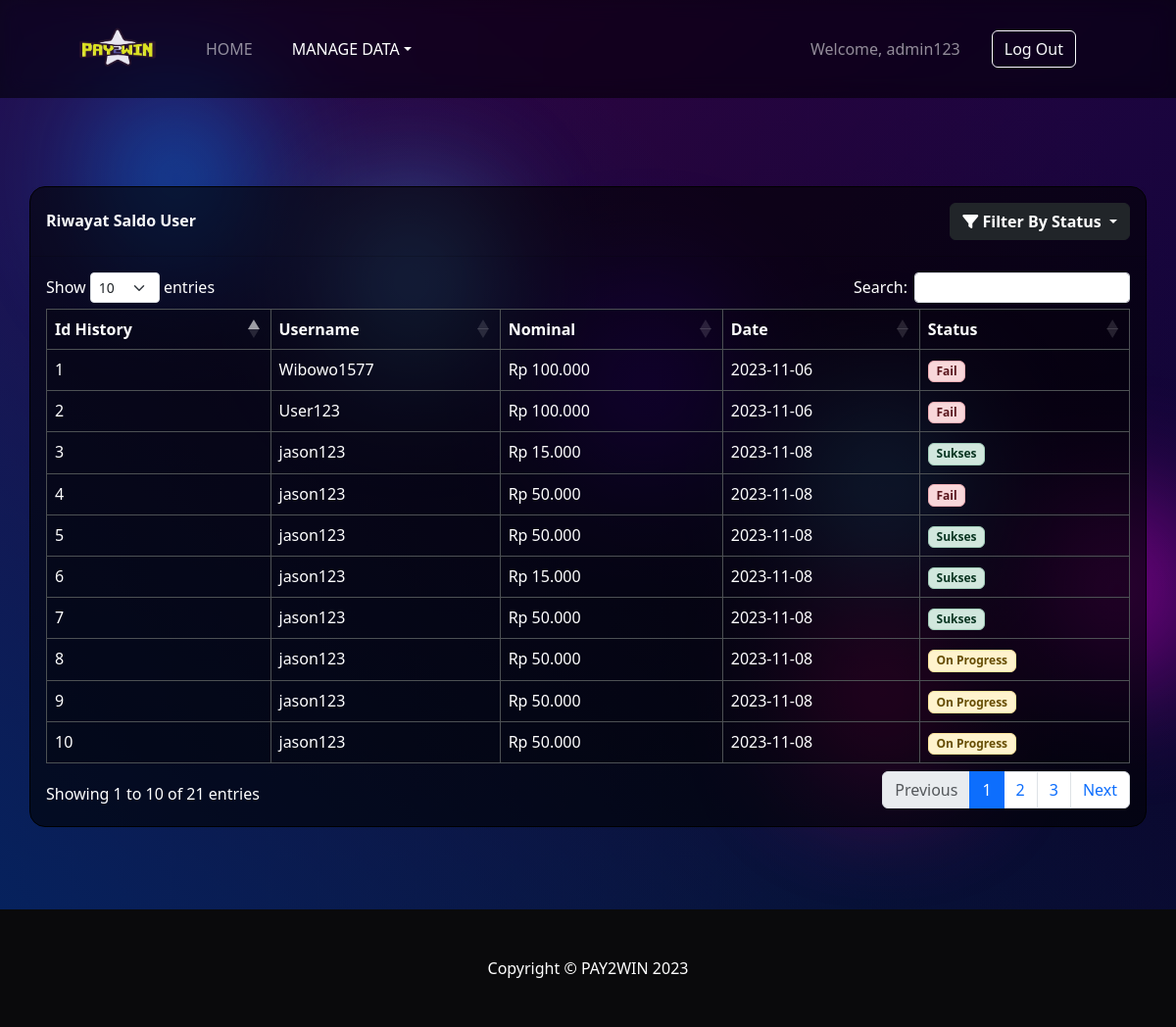
/saldo.php (signed in), run on the app's committed database.
### tables this page shows
CREATE TABLE `history_isi_saldo` (
  `history_id` int NOT NULL,
  `nominal_isi_saldo` int NOT NULL,
  `tanggal_request` date NOT NULL,
  `member_id` int DEFAULT NULL,
  `status_isi_saldo` int NOT NULL DEFAULT '0'
);

CREATE TABLE `users` (
  `member_id` int NOT NULL,
  `email` varchar(30) NOT NULL,
  `password` varchar(25) NOT NULL,
  `no_telepon` varchar(25) NOT NULL,
  `username` varchar(20) NOT NULL,
  `saldo` int NOT NULL,
  `admin_access` int DEFAULT NULL
);

### saldo.php (the view, shortened to what this page needs)
<?php
include 'db_conn.php';
if (isset($_SESSION['user'])) {
    $user = $_SESSION['user'];
    $userName = $user['username'];
    if ($_SERVER["REQUEST_METHOD"] == "POST" && isset($_POST['statusOpt']) && $_POST['statusOpt'] !== "") {
        $selectedValue = $_POST['statusOpt'];
        if ($selectedValue === -1) {
            $stmt = $pdo->query(
                "SELECT users.username, history_isi_saldo.nominal_isi_saldo, history_isi_saldo.status_isi_saldo, history_isi_saldo.tanggal_request, history_isi_saldo.history_id FROM users
                INNER JOIN history_isi_saldo
                    ON users.member_id = history_isi_saldo.member_id
                    WHERE history_isi_saldo.status_isi_saldo = -1;"
            );
            $rows = $stmt->fetchAll(PDO::FETCH_ASSOC);
        }
    } else {
        $stmt = $pdo->query(
            "SELECT users.username, history_isi_saldo.nominal_isi_saldo, history_isi_saldo.status_isi_saldo, history_isi_saldo.tanggal_request, history_isi_saldo.history_id FROM users
            INNER JOIN history_isi_saldo
                    ON users.member_id = history_isi_saldo.member_id;"
        );
        $rows = $stmt->fetchAll(PDO::FETCH_ASSOC);
    }
} else {
    header('location: login.php');
    exit;
}
?>
<!DOCTYPE html>
<html lang="en">
<head>
    <link rel="stylesheet" href="css/styles.css">
    <link rel="stylesheet" href="https://cdnjs.cloudflare.com/ajax/libs/twitter-bootstrap/5.3.0/css/bootstrap.min.css">
    <link rel="stylesheet" href="https://cdn.datatables.net/1.13.6/css/dataTables.bootstrap5.min.css">
    <link href="https://cdn.jsdelivr.net/npm/bootstrap@5.3.2/dist/css/bootstrap.min.css" rel="stylesheet"
>
</head>
<body class="bg-dark">
    <div class="blob-c">
        <div class="shape-blob one"></div>
        <div class="shape-blob two"></div>
        <div class="shape-blob three"></div>
        <div class="shape-blob four"></div>
        <div class="shape-blob five"></div>
        <div class="shape-blob six"></div>
    </div>
    <nav class="py-4 navbar navbar-expand-lg navbar-dark fixed-top"
        style="background: rgba(0, 0, 0, 0.6) !important; backdrop-filter: blur(10px) saturate(125%); z-index: 2; -webkit-backdrop-filter: blur(10px) saturate(125%);">
        <div class="container px-4 px-lg-5 text-white">
            <a class="navbar-brand" style="height: 52px;" href="admin.php">
                <img src="assets\Web Logo\pay-2-win-full.png" alt="PAY2WIN Logo" class="img-fluid"
                    style="max-height: 50px;margin-top: -2px;height: 100%;object-fit: cover;">
            </a>
            <div class="collapse navbar-collapse" id="navbarSupportedContent">
                <ul class="navbar-nav align-items-center me-auto mb-2 mb-lg-0 ms-lg-4">
                    <li class="nav-item me-lg-4 d-lg-block"><a class="nav-link" aria-current="page"
                            href="admin.php">HOME</a>
                    </li>
                    <div class="nav-item me-lg-4 d-lg-block dropdown">
                        <a href="#" class="nav-link dropdown-toggle active" data-bs-toggle="dropdown">MANAGE DATA</a>
                    </div>
                </ul>
                <ul class="navbar-nav align-items-center mb-2 mb-lg-0 ms-lg-4">
                    <li class="nav-item me-lg-4 d-lg-block">
                        <a class="nav-link" href="">
                            Welcome,
                            <?php echo $userName; ?> <i class="bi bi-person-circle"></i>
                        </a>
                    </li>
                    <li class="nav-item me-lg-4 d-lg-block">
                        <button type="button" class="btn btn-outline-light" data-bs-toggle="modal"
                            data-bs-target="#logoutModal">Log Out</button>
                    </li>
                </ul>
            </div>
        </div>
    </nav>
    <div id="wrapper" style='margin-top: 150px !important; margin-bottom: 40px !important;'>
        <div id="content-wrapper" class="d-flex flex-column">
            <div id="content">
                <div class="container" style="padding: 40px 0 20px 0;">
                    <div class="card border-black text-white mb-4 animate"
                        style='border-radius: 1rem;background-color: rgb(0, 0, 0, 0.6) !important'>
                        <div class="card-header py-3">
                            <div class="row align-items-center justify-content-between">
                                <div class="col-md-6">
                                    <h6 class="m-0 font-weight-bold text-light"><strong>Riwayat Saldo User</strong></h6>
                                </div>
                                <div class="col-md-6 d-flex justify-content-end">
                                    <div class="dropdown" style="position: relative;">
                                        <button class="btn btn-dark dropdown-toggle" type="button"
                                            id="filterDropdown" data-bs-toggle="dropdown" aria-expanded="false">
                                            <strong> <i class="fa-solid fa-filter"></i> Filter By Status </strong>
                                        </button>
                                    </div>
                                </div>
                            </div>
                        </div>
                        <div class="card-body">
                            <div class="table-responsive">
                                <table class="table table-bordered table-dark" id="dataTable" width="100%"
                                    cellspacing="0" style="--bs-table-bg: rgb(0, 0, 0, 0.2) !important;">
                                    <thead>
                                        <tr>
                                            <th>Id History</th>
                                            <th>Username</th>
                                            <th>Nominal</th>
                                            <th>Date</th>
                                            <th>Status</th>
                                        </tr>
                                    </thead>
                                    <tbody id="tableBody">
                                        <?php
                                        foreach ($rows as $row) {
                                            $username = $row["username"];
                                            $price = $row["nominal_isi_saldo"];
                                            $date = $row["tanggal_request"];
                                            $status = $row["status_isi_saldo"];
                                            $historyid = $row["history_id"];
                                            echo "<tr>";
                                            echo "<td>$historyid</td>";
                                            echo "<td>$username</td>";
                                            echo "<td> Rp " . number_format($price, 0, ',', '.') . "</td>";
                                            echo "<td>$date</td>";
                                            echo "<td>";
                                            if ($status == 1) {
                                                echo "<span class='badge text-bg-success text-success-emphasis bg-success-subtle border border-success-subtle rounded-2'>Sukses</span>";
                                            } elseif ($status == 0) {
                                                echo "<span class='badge text-bg-warning text-warning-emphasis bg-warning-subtle border border-warning-subtle rounded-2'>On Progress</span>";
                                            } elseif ($status == -1) {
                                                echo "<span class='badge text-bg-danger text-danger-emphasis bg-danger-subtle border border-danger-subtle rounded-2'>Fail</span>";
                                            } else {
                                                echo "Unknown Status";
                                            }
                                            echo "</td>";
                                            echo "</tr>";
                                        }
                                        ?>
                                    </tbody>
                                </table>
                            </div>
                        </div>
                    </div>
                </div>
            </div>
        </div>
    </div>
</body>
<footer class="py-5 bg-dark" style="background-color: rgb(10, 10, 12) !important">
    <div class="container">
        <p class="m-0 text-center text-white">Copyright &copy; PAY2WIN 2023</p>
    </div>
</footer>
</html>

### css/styles.css (style rules this page uses)
body { min-height: 100vh; display: flex; flex-direction: column; margin: 0; padding: 0; background: linear-gradient(45deg, #042461 0%, rgba(225, 5, 34, 0) 70%), linear-gradient(135deg, #340447 10%, rgba(49, 5, 209, 0) 80%), linear-gradient(225deg, #0f053a 10%, rgba(10, 219, 216, 0) 80%), linear-gradient(315deg, #050813 100%, rgba(9, 245, 5, 0) 70%); }
.card { opacity: 0; }
.animate { animation: fadeIn 0.8s ease-out; animation-fill-mode: forwards; }
footer { margin-top: auto; }
.blob-c { position: fixed; top: 0; right: 0; width: 100%; height: 100%; overflow: hidden; z-index: -1; }
.shape-blob { filter: blur(70px); background: #26C3F9; width: 120px; height: 160px; border-radius: 40% 50% 30% 40%; z-index: -1; opacity: .8; position: fixed; }
.shape-blob.one { background: #0085FF; left: 10%; top: 10%; transform: rotate(-180deg); }
.shape-blob.two { background: #4EAEFF; left: 30%; top: 20%; transform: rotate(-180deg); }
.shape-blob.three { background: #5d00ff; left: 50%; top: 30%; transform: rotate(-180deg); }
.shape-blob.four { background: #4EAEFF; left: 70%; top: 40%; transform: rotate(-180deg); }
.shape-blob.five { background: #ff00f2; left: 90%; top: 50%; transform: rotate(-180deg); }
.shape-blob.six { background: #ff009d; left: 70%; top: 60%; transform: rotate(-180deg); }

### data on the page
history_isi_saldo: history_id "1", member.username "Wibowo1577", nominal_isi_saldo "100.000", tanggal_request "2023-11-06", status_isi_saldo "Fail"
history_isi_saldo: history_id "2", member.username "User123", nominal_isi_saldo "100.000", tanggal_request "2023-11-06", status_isi_saldo "Fail"
history_isi_saldo: history_id "3", member.username "jason123", nominal_isi_saldo "15.000", tanggal_request "2023-11-08", status_isi_saldo "Sukses"
history_isi_saldo: history_id "4", member.username "jason123", nominal_isi_saldo "50.000", tanggal_request "2023-11-08", status_isi_saldo "Fail"
history_isi_saldo: history_id "5", member.username "jason123", nominal_isi_saldo "50.000", tanggal_request "2023-11-08", status_isi_saldo "Sukses"
history_isi_saldo: history_id "6", member.username "jason123", nominal_isi_saldo "15.000", tanggal_request "2023-11-08", status_isi_saldo "Sukses"
history_isi_saldo: history_id "7", member.username "jason123", nominal_isi_saldo "50.000", tanggal_request "2023-11-08", status_isi_saldo "Sukses"
history_isi_saldo: history_id "8", member.username "jason123", nominal_isi_saldo "50.000", tanggal_request "2023-11-08", status_isi_saldo "On Progress"
history_isi_saldo: history_id "9", member.username "jason123", nominal_isi_saldo "50.000", tanggal_request "2023-11-08", status_isi_saldo "On Progress"
history_isi_saldo: history_id "10", member.username "jason123", nominal_isi_saldo "50.000", tanggal_request "2023-11-08", status_isi_saldo "On Progress"

### other printed values
$userName "admin123"
